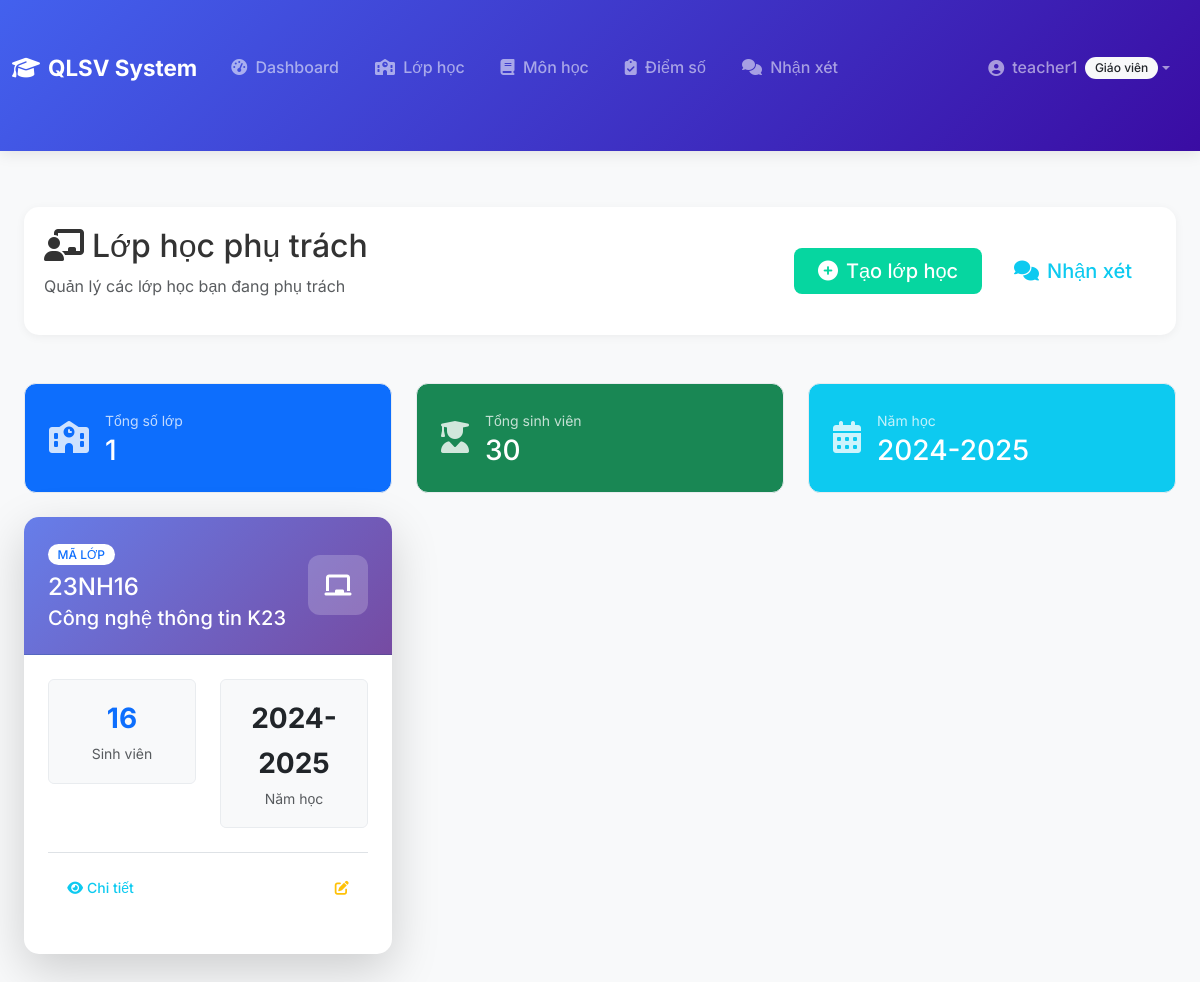
Page /classes/ (signed in) on the committed database.
### accounts/models.py (models this page shows, shortened)
class CustomUser(AbstractUser):
    ROLE_CHOICES = (
        ('admin', 'Admin'),
        ('teacher', 'Giáo viên'),
        ('student', 'Sinh viên'),
    )
    role = models.CharField(max_length=10, choices=ROLE_CHOICES, default='student')

### classes/models.py (models this page shows, shortened)
class Class(models.Model):
    ma_lop = models.CharField(max_length=20, unique=True, verbose_name="Mã lớp")
    ten_lop = models.CharField(max_length=100, verbose_name="Tên lớp")
    giao_vien_chu_nhiem = models.ForeignKey(
        User,
        on_delete=models.SET_NULL,
        null=True,
        blank=True,
        related_name='classes_managed',
        limit_choices_to={'role': 'teacher'},
        verbose_name="Giáo viên chủ nhiệm"
    )
    students = models.ManyToManyField(
        Student,
        related_name='classes',
        blank=True,
        verbose_name="Sinh viên"
    )
    nam_hoc = models.CharField(max_length=20, default="2024-2025", verbose_name="Năm học")
    created_at = models.DateTimeField(auto_now_add=True)
    updated_at = models.DateTimeField(auto_now=True)
    class Meta:
        verbose_name = "Lớp học"
        verbose_name_plural = "Lớp học"
        ordering = ['ma_lop']
    def get_student_count(self):
        return self.students.count()

### classes/views.py (the view)
# urls.py: path('', views.class_list, name='class_list'),
@login_required
@user_passes_test(is_admin_or_teacher)
def class_list(request):
    classes = get_classes_for_user(request.user).prefetch_related('students', 'giao_vien_chu_nhiem')
    return render(request, 'classes/class_list.html', {
        'classes': classes,
        'user_role': request.user.role,  # Để template biết role
    })

### classes/views.py (called while the page is built)
def is_admin_or_teacher(user):
    return user.is_authenticated and (user.role == 'admin' or user.role == 'teacher')

def get_classes_for_user(user):
    if user.role == 'admin':
        return Class.objects.all()
    elif user.role == 'teacher':
        return Class.objects.filter(giao_vien_chu_nhiem=user)
    return Class.objects.none()

### classes/templates/classes/class_list.html (shortened to what this page needs)
{% extends 'base.html' %}
{% block content %}
<div class="container-fluid py-4">
    <div class="page-header mb-5">
        <div class="d-flex justify-content-between align-items-center">
            <div>
                <h1 class="h2 mb-2">
                    {% if user_role == 'teacher' %}
                        <i class="fas fa-chalkboard-teacher me-2"></i>Lớp học phụ trách
                    {% else %}
                        <i class="fas fa-school me-2"></i>Danh sách lớp học
                    {% endif %}
                </h1>
                <p class="text-muted">
                    {% if user_role == 'teacher' %}
                        Quản lý các lớp học bạn đang phụ trách
                    {% else %}
                        Quản lý tất cả các lớp học trong hệ thống
                    {% endif %}
                </p>
            </div>
            <div class="d-flex gap-2">
                {% if user_role == 'admin' %}
                    <a href="{% url 'class_create' %}" class="btn btn-primary btn-lg px-4">
                        <i class="fas fa-plus-circle me-2"></i>Thêm lớp học
                    </a>
                {% elif user_role == 'teacher' %}
                    <a href="{% url 'class_create' %}" class="btn btn-success btn-lg px-4">
                        <i class="fas fa-plus-circle me-2"></i>Tạo lớp học
                    </a>
                    <a href="{% url 'teacher_note_list' %}" class="btn btn-outline-info btn-lg px-4">
                        <i class="fas fa-comments me-2"></i>Nhận xét
                    </a>
                {% endif %}
            </div>
        </div>
    </div>
    {% if user_role == 'teacher' and classes %}
        <div class="row mb-4">
            <div class="col-md-4">
                <div class="stat-card bg-primary text-white">
                    <div class="stat-icon">
                        <i class="fas fa-school"></i>
                    </div>
                    <div class="stat-content">
                        <small class="opacity-75">Tổng số lớp</small>
                        <h3 class="mb-0">{{ classes|length }}</h3>
                    </div>
                </div>
            </div>
            <div class="col-md-4">
                <div class="stat-card bg-success text-white">
                    <div class="stat-icon">
                        <i class="fas fa-user-graduate"></i>
                    </div>
                    <div class="stat-content">
                        <small class="opacity-75">Tổng sinh viên</small>
                        <h3 class="mb-0">
                            {% widthratio classes|length 1 30 %}
                        </h3>
                    </div>
                </div>
            </div>
            <div class="col-md-4">
                <div class="stat-card bg-info text-white">
                    <div class="stat-icon">
                        <i class="fas fa-calendar-alt"></i>
                    </div>
                    <div class="stat-content">
                        <small class="opacity-75">Năm học</small>
                        <h3 class="mb-0">{{ classes.0.nam_hoc|default:"2024-2025" }}</h3>
                    </div>
                </div>
            </div>
        </div>
    {% endif %}
    {% if classes %}
        <div class="row g-4">
            {% for class_obj in classes %}
                <div class="col-xl-4 col-lg-6 col-md-6">
                    <div class="card class-card h-100 shadow-lg border-0 hover-lift">
                        <div class="card-header bg-gradient-primary text-white py-4">
                            <div class="d-flex justify-content-between align-items-center">
                                <div>
                                    <span class="badge bg-white text-primary mb-2">MÃ LỚP</span>
                                    <h4 class="mb-1">{{ class_obj.ma_lop }}</h4>
                                    <h3 class="h5 mb-0">{{ class_obj.ten_lop }}</h3>
                                </div>
                                <div class="class-avatar">
                                    <i class="fas fa-chalkboard"></i>
                                </div>
                            </div>
                        </div>
                        <div class="card-body p-4">
                            <div class="class-info mb-4">
                                <div class="row">
                                    <div class="col-6">
                                        <div class="stat-card p-3 text-center rounded">
                                            <div class="stat-number text-primary fw-bold fs-3">{{ class_obj.get_student_count }}</div>
                                            <small class="text-muted">Sinh viên</small>
                                        </div>
                                    </div>
                                    <div class="col-6">
                                        <div class="stat-card p-3 text-center rounded">
                                            <div class="fw-bold fs-3">{{ class_obj.nam_hoc }}</div>
                                            <small class="text-muted">Năm học</small>
                                        </div>
                                    </div>
                                </div>
                            </div>
                            <div class="d-flex justify-content-between pt-3 border-top">
                                <a href="{% url 'class_detail' class_obj.pk %}" class="btn btn-outline-info btn-sm">
                                    <i class="fas fa-eye me-1"></i>Chi tiết
                                </a>
                                <div class="btn-group" role="group">
                                    <a href="{% url 'class_update' class_obj.pk %}" class="btn btn-outline-warning btn-sm">
                                        <i class="fas fa-edit"></i>
                                    </a>
                                </div>
                            </div>
                        </div>
                    </div>
                </div>
            {% endfor %}
        </div>
    {% endif %}
</div>
{% endblock %}

### student/templates/base.html (shortened to what this page needs)
<!DOCTYPE html>
<html lang="vi">
<head>
    <link href="https://cdn.jsdelivr.net/npm/bootstrap@5.3.3/dist/css/bootstrap.min.css" rel="stylesheet">
    <link rel="stylesheet" href="https://cdnjs.cloudflare.com/ajax/libs/font-awesome/6.4.0/css/all.min.css">
</head>
<body class="bg-light">
<nav class="navbar navbar-expand-lg navbar-dark" style="background: linear-gradient(135deg, var(--primary-color), var(--secondary-color));">
    <div class="container">
        <a class="navbar-brand d-flex align-items-center" href="{% if user.is_authenticated %}{% url 'home' %}{% else %}{% url 'login' %}{% endif %}">
            <i class="fas fa-graduation-cap me-2"></i>
            <span>QLSV System</span>
        </a>
        <div class="collapse navbar-collapse" id="navbarNav">
            <ul class="navbar-nav me-auto">
                {% if user.is_authenticated %}
                    {% if user.role == 'admin' %}
                        <li class="nav-item dropdown">
                            <a class="nav-link dropdown-toggle" href="#" id="adminDropdown" role="button" data-bs-toggle="dropdown">
                                <i class="fas fa-tachometer-alt me-1"></i> Quản trị
                            </a>
                            <ul class="dropdown-menu">
                                <li><a class="dropdown-item" href="{% url 'dashboard' %}">
                                    <i class="fas fa-chart-line me-2"></i>Dashboard
                                </a></li>
                                <li><hr class="dropdown-divider"></li>
                                <li><h6 class="dropdown-header">Quản lý hệ thống</h6></li>
                                <li><a class="dropdown-item" href="{% url 'admin_user_list' %}">
                                    <i class="fas fa-users-cog me-2"></i>Tài khoản người dùng
                                </a></li>
                                <li><a class="dropdown-item" href="{% url 'admin_teacher_list' %}">
                                    <i class="fas fa-chalkboard-teacher me-2"></i>Giáo viên
                                </a></li>
                            </ul>
                        </li>
                        <li class="nav-item">
                            <a href="{% url 'student_list' %}" class="nav-link">
                                <i class="fas fa-users me-1"></i> Sinh viên
                            </a>
                        </li>
                        <li class="nav-item">
                            <a href="{% url 'class_list' %}" class="nav-link">
                                <i class="fas fa-school me-1"></i> Lớp học
                            </a>
                        </li>
                        <li class="nav-item">
                            <a href="{% url 'subject_list' %}" class="nav-link">
                                <i class="fas fa-book me-1"></i> Môn học
                            </a>
                        </li>
                        <li class="nav-item">
                            <a href="{% url 'grade_list' %}" class="nav-link">
                                <i class="fas fa-clipboard-check me-1"></i> Điểm số
                            </a>
                        </li>
                    {% elif user.role == 'teacher' %}
                        <li class="nav-item">
                            <a href="{% url 'teacher_dashboard' %}" class="nav-link">
                                <i class="fas fa-tachometer-alt me-1"></i> Dashboard
                            </a>
                        </li>
                        <li class="nav-item">
                            <a href="{% url 'class_list' %}" class="nav-link">
                                <i class="fas fa-school me-1"></i> Lớp học
                            </a>
                        </li>
                        <li class="nav-item">
                            <a href="{% url 'subject_list' %}" class="nav-link">
                                <i class="fas fa-book me-1"></i> Môn học
                            </a>
                        </li>
                        <li class="nav-item">
                            <a href="{% url 'grade_list' %}" class="nav-link">
                                <i class="fas fa-clipboard-check me-1"></i> Điểm số
                            </a>
                        </li>
                        <li class="nav-item">
                            <a href="{% url 'teacher_note_list' %}" class="nav-link">
                                <i class="fas fa-comments me-1"></i> Nhận xét
                            </a>
                        </li>
                    {% endif %}
                {% endif %}
            </ul>
            <ul class="navbar-nav">
                {% if user.is_authenticated %}
                    <li class="nav-item dropdown">
                        <a class="nav-link dropdown-toggle d-flex align-items-center" href="#" id="userDropdown" role="button" data-bs-toggle="dropdown">
                            <i class="fas fa-user-circle me-2"></i>
                            <span>{{ user.username }}</span>
                            <span class="badge bg-light text-dark ms-2">{{ user.get_role_display }}</span>
                        </a>
                    </li>
                {% else %}
                    <li class="nav-item">
                        <a href="{% url 'login' %}" class="nav-link">
                            <i class="fas fa-sign-in-alt me-1"></i> Đăng nhập
                        </a>
                    </li>
                {% endif %}
            </ul>
        </div>
    </div>
</nav>
<div class="container">
    {% block content %}{% endblock %}
</div>
</body>
</html>

### student/templates/base.html (style rules this page uses)
:root { --primary-color: #4361ee; --secondary-color: #3a0ca3; --success-color: #06d6a0; --info-color: #118ab2; --warning-color: #ffd166; --danger-color: #ef476f; --light-color: #f8f9fa; --dark-color: #212529; }
body { font-family: 'Inter', sans-serif; background-color: #f5f7fb; color: #333; line-height: 1.6; }
.navbar { box-shadow: 0 2px 15px rgba(0,0,0,0.1); padding-top: 0.8rem; padding-bottom: 0.8rem; }
.navbar-brand { font-weight: 700; font-size: 1.4rem; color: white !important; }
.nav-link { font-weight: 500; padding: 0.5rem 1rem !important; border-radius: 4px; margin: 0 2px; transition: all 0.2s ease; }
.container { max-width: 1400px; padding-top: 2rem; padding-bottom: 3rem; }
.card { border: none; border-radius: 12px; box-shadow: 0 5px 15px rgba(0,0,0,0.05); transition: transform 0.3s ease, box-shadow 0.3s ease; margin-bottom: 1.5rem; overflow: hidden; }
.card-header { border-radius: 12px 12px 0 0 !important; padding: 1.2rem 1.5rem; font-weight: 600; }
.btn { border-radius: 8px; padding: 0.5rem 1.2rem; font-weight: 500; transition: all 0.2s ease; border: none; }
.btn-success { background-color: var(--success-color); }
.badge { padding: 0.4em 0.8em; border-radius: 20px; font-weight: 500; }

### classes/templates/classes/class_list.html (style rules this page uses)
.class-card { border-radius: 15px; transition: all 0.3s ease; border: 1px solid #e9ecef; }
.class-avatar { width: 60px; height: 60px; background: rgba(255,255,255,0.2); border-radius: 12px; display: flex; align-items: center; justify-content: center; font-size: 24px; }
.bg-gradient-primary { background: linear-gradient(135deg, #667eea 0%, #764ba2 100%); }
.stat-card { background: #f8f9fa; border: 1px solid #e9ecef; transition: all 0.3s ease; }
.page-header { padding: 20px; background: white; border-radius: 15px; box-shadow: 0 2px 10px rgba(0,0,0,0.05); }
.hover-lift { transition: transform 0.2s; }
.stat-card.bg-primary, .stat-card.bg-success, .stat-card.bg-info { border-radius: 12px; padding: 1.5rem; display: flex; align-items: center; }
.stat-icon { font-size: 2rem; margin-right: 1rem; opacity: 0.8; }
.stat-content { flex-grow: 1; }

### rows in the picture
CustomUser: username "teacher1", role "Giáo viên"
Class: nam_hoc "2024-2025", ma_lop "23NH16", ten_lop "Công nghệ thông tin K23", get_student_count "16"

### other values in the picture
{{ classes|length }} "1"
